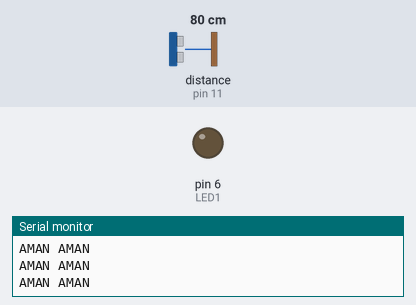
Bench run of a sketch on a simulated Arduino Uno, built with avr-gcc and run on an emulated ATmega328P. On the bench: output pins drawn as LEDs (lit = HIGH), the last lines printed to the serial monitor. The test bench sets the inputs (shaded band); at power-on: distance to the obstacle (sensor on pin 11) 80 cm. The echo pulse lasts 58.3 µs per cm.

Above: at 1.2 s.
1.3 s: distance to the obstacle (sensor on pin 11) set to 23 cm
2.8 s: distance to the obstacle (sensor on pin 11) set to 18 cm
At 4.0 s:
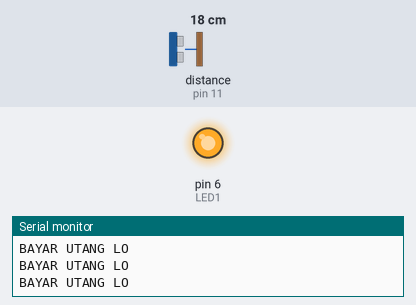
4.3 s: distance to the obstacle (sensor on pin 11) set to 35 cm
At 5.2 s:
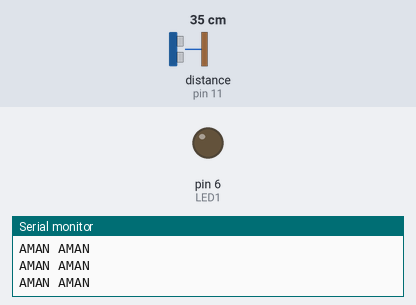
5.8 s: distance to the obstacle (sensor on pin 11) set to 2 cm
At 6.6 s:
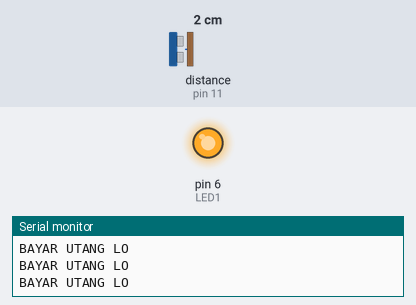
Timing chart, 0 to 8.3 s (numbered marks = the images above; inputs shaded):
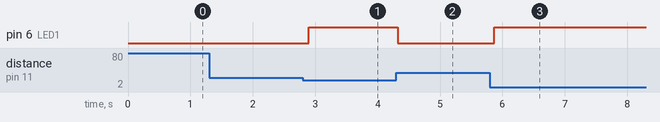

The sketch:

Ultrasonic_With_LED.ino
```cpp
int SensorPin=A0;
int SensorValue=0;

int LED1=6;

#include <NewPing.h>

#define TRIGGER_PIN 12
#define ECHO_PIN 11
#define MAX_DISTANCE 200 // Maksimum 400-500 CM
NewPing sonar (TRIGGER_PIN,ECHO_PIN,MAX_DISTANCE);
void setup() {
  // put your setup code here, to run once:

  Serial.begin(115200);

  pinMode(6,OUTPUT);
}

void loop()
  // put your main code here, to run repeatedly:
{

delay(100);
int cm=sonar.ping_cm();
//Serial.print(" Ping : ");
//Serial.print(cm);
//Serial.print(" cm ");
//Serial.println("");

if (cm<=20){
digitalWrite(LED1,HIGH);
Serial.println("BAYAR UTANG LO");
}else{
 digitalWrite(LED1,LOW);
 Serial.println("AMAN AMAN");

}
}
```

Measured:
- the behaviour switches between 21 and 20 cm on distance to the obstacle (sensor on pin 11) (found by bisection; images 0 and 1)
- after the input at 2.8 s, pin 6 (LED1): LOW → HIGH after 0.10 s
- after the input at 4.3 s, pin 6 (LED1): HIGH → LOW at once
- after the input at 5.8 s, pin 6 (LED1): LOW → HIGH after 0.06 s
